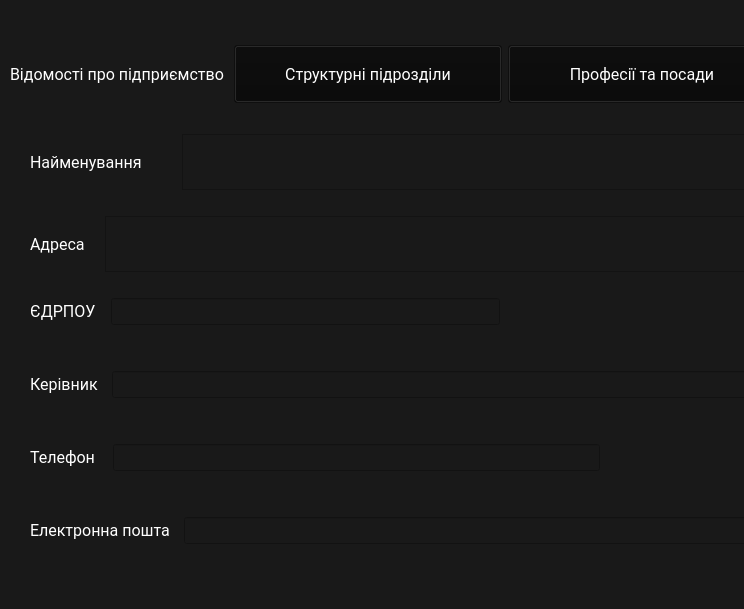
<?xml version="1.0" encoding="UTF-8"?>
<ui version="4.0">
 <class>staff_form</class>
 <widget class="QWidget" name="staff_form">
  <property name="geometry">
   <rect>
    <x>0</x>
    <y>0</y>
    <width>744</width>
    <height>609</height>
   </rect>
  </property>
  <property name="font">
   <font>
    <family>Roboto</family>
    <pointsize>12</pointsize>
   </font>
  </property>
  <property name="windowTitle">
   <string>Form</string>
  </property>
  <property name="styleSheet">
   <string notr="true">background-color: rgba(25, 25, 25, 255);
font-family: Roboto;</string>
  </property>
  <widget class="QWidget" name="layoutWidget">
   <property name="geometry">
    <rect>
     <x>10</x>
     <y>20</y>
     <width>1040</width>
     <height>571</height>
    </rect>
   </property>
   <layout class="QVBoxLayout" name="verticalLayout_2">
    <item>
     <layout class="QHBoxLayout" name="horizontalLayout_6">
      <item>
       <widget class="QLabel" name="lb_company_info_f">
        <property name="font">
         <font>
          <family>Roboto</family>
          <pointsize>12</pointsize>
         </font>
        </property>
        <property name="styleSheet">
         <string notr="true">color:white;</string>
        </property>
        <property name="text">
         <string>Відомості про підприємство</string>
        </property>
       </widget>
      </item>
      <item>
       <widget class="QPushButton" name="btn_structure_f">
        <property name="font">
         <font>
          <family>Roboto</family>
          <pointsize>12</pointsize>
         </font>
        </property>
        <property name="styleSheet">
         <string notr="true">QPushButton {
color: white;
background-color: rgba(9, 9, 9, 100);
text-align:center;
width: 260px;
height: 50px;
}
QPushButton:hover {
background-color: rgba(255,85, 127, 100);
}
QPushButton:pressed {
background-color: rgba(255, 255, 255, 70);
}
</string>
        </property>
        <property name="text">
         <string>Структурні підрозділи</string>
        </property>
       </widget>
      </item>
      <item>
       <widget class="QPushButton" name="btn_profession_f">
        <property name="minimumSize">
         <size>
          <width>0</width>
          <height>0</height>
         </size>
        </property>
        <property name="maximumSize">
         <size>
          <width>16777215</width>
          <height>16777215</height>
         </size>
        </property>
        <property name="font">
         <font>
          <family>Roboto</family>
          <pointsize>12</pointsize>
         </font>
        </property>
        <property name="styleSheet">
         <string notr="true">QPushButton {
color: white;
background-color: rgba(9, 9, 9, 100);
text-align: center;
width: 260px;
height: 50px;
}
QPushButton:hover {
background-color: rgba(255,85, 127, 100);
}
QPushButton:pressed {
background-color: rgba(255, 255, 255, 70);
}
</string>
        </property>
        <property name="text">
         <string>Професії та посади</string>
        </property>
       </widget>
      </item>
      <item>
       <widget class="QPushButton" name="btn_employeis_f_2">
        <property name="styleSheet">
         <string notr="true">QPushButton {
color: white;
background-color: rgba(9, 9, 9, 100);
text-align:center;
width: 260px;
height: 50px;
}
QPushButton:hover {
background-color: rgba(255,85, 127, 100);
}
QPushButton:pressed {
background-color: rgba(255, 255, 255, 70);
}
</string>
        </property>
        <property name="text">
         <string>Працівники</string>
        </property>
       </widget>
      </item>
     </layout>
    </item>
    <item>
     <layout class="QVBoxLayout" name="verticalLayout">
      <item>
       <layout class="QHBoxLayout" name="horizontalLayout_title">
        <property name="spacing">
         <number>40</number>
        </property>
        <property name="leftMargin">
         <number>20</number>
        </property>
        <property name="bottomMargin">
         <number>20</number>
        </property>
        <item>
         <widget class="QLabel" name="lb_company_title_f">
          <property name="font">
           <font>
            <family>Roboto</family>
            <pointsize>12</pointsize>
           </font>
          </property>
          <property name="styleSheet">
           <string notr="true">color:white;</string>
          </property>
          <property name="text">
           <string>Найменування</string>
          </property>
         </widget>
        </item>
        <item>
         <widget class="QPlainTextEdit" name="pl_company_title">
          <property name="minimumSize">
           <size>
            <width>0</width>
            <height>24</height>
           </size>
          </property>
          <property name="maximumSize">
           <size>
            <width>16777215</width>
            <height>56</height>
           </size>
          </property>
          <property name="styleSheet">
           <string notr="true">color: white;</string>
          </property>
         </widget>
        </item>
       </layout>
      </item>
      <item>
       <layout class="QHBoxLayout" name="horizontalLayout_adress">
        <property name="spacing">
         <number>20</number>
        </property>
        <property name="leftMargin">
         <number>20</number>
        </property>
        <item>
         <widget class="QLabel" name="lb_company_adress_f">
          <property name="font">
           <font>
            <family>Roboto</family>
            <pointsize>12</pointsize>
           </font>
          </property>
          <property name="styleSheet">
           <string notr="true">color:white;</string>
          </property>
          <property name="text">
           <string>Адреса</string>
          </property>
         </widget>
        </item>
        <item>
         <widget class="QPlainTextEdit" name="pl_company_adress_f">
          <property name="maximumSize">
           <size>
            <width>16777215</width>
            <height>56</height>
           </size>
          </property>
          <property name="styleSheet">
           <string notr="true">color: white;</string>
          </property>
         </widget>
        </item>
       </layout>
      </item>
      <item>
       <layout class="QHBoxLayout" name="horizontalLayout_num">
        <property name="spacing">
         <number>15</number>
        </property>
        <property name="leftMargin">
         <number>20</number>
        </property>
        <property name="topMargin">
         <number>20</number>
        </property>
        <property name="rightMargin">
         <number>550</number>
        </property>
        <property name="bottomMargin">
         <number>20</number>
        </property>
        <item>
         <widget class="QLabel" name="lb_company_num_f">
          <property name="font">
           <font>
            <family>Roboto</family>
            <pointsize>12</pointsize>
           </font>
          </property>
          <property name="styleSheet">
           <string notr="true">color:white;</string>
          </property>
          <property name="text">
           <string>ЄДРПОУ</string>
          </property>
         </widget>
        </item>
        <item>
         <widget class="QLineEdit" name="ln_company_num_f">
          <property name="styleSheet">
           <string notr="true">color: white;</string>
          </property>
         </widget>
        </item>
       </layout>
      </item>
      <item>
       <layout class="QHBoxLayout" name="horizontalLayout_director">
        <property name="spacing">
         <number>14</number>
        </property>
        <property name="leftMargin">
         <number>20</number>
        </property>
        <property name="topMargin">
         <number>20</number>
        </property>
        <property name="rightMargin">
         <number>150</number>
        </property>
        <property name="bottomMargin">
         <number>20</number>
        </property>
        <item>
         <widget class="QLabel" name="lab_company_director_f">
          <property name="font">
           <font>
            <family>Roboto</family>
            <pointsize>12</pointsize>
           </font>
          </property>
          <property name="styleSheet">
           <string notr="true">color:white;</string>
          </property>
          <property name="text">
           <string>Керівник</string>
          </property>
         </widget>
        </item>
        <item>
         <widget class="QLineEdit" name="ln_company_director_f">
          <property name="styleSheet">
           <string notr="true">color: white;</string>
          </property>
         </widget>
        </item>
       </layout>
      </item>
      <item>
       <layout class="QHBoxLayout" name="horizontalLayout_tel">
        <property name="spacing">
         <number>18</number>
        </property>
        <property name="leftMargin">
         <number>20</number>
        </property>
        <property name="topMargin">
         <number>20</number>
        </property>
        <property name="rightMargin">
         <number>450</number>
        </property>
        <property name="bottomMargin">
         <number>20</number>
        </property>
        <item>
         <widget class="QLabel" name="lb_company_tel_f">
          <property name="font">
           <font>
            <family>Roboto</family>
            <pointsize>12</pointsize>
           </font>
          </property>
          <property name="styleSheet">
           <string notr="true">color:white;</string>
          </property>
          <property name="text">
           <string>Телефон</string>
          </property>
         </widget>
        </item>
        <item>
         <widget class="QLineEdit" name="ln_company_tel_f">
          <property name="styleSheet">
           <string notr="true">color: white;</string>
          </property>
         </widget>
        </item>
       </layout>
      </item>
      <item>
       <layout class="QHBoxLayout" name="horizontalLayout_mail">
        <property name="spacing">
         <number>14</number>
        </property>
        <property name="leftMargin">
         <number>20</number>
        </property>
        <property name="topMargin">
         <number>20</number>
        </property>
        <property name="rightMargin">
         <number>250</number>
        </property>
        <property name="bottomMargin">
         <number>20</number>
        </property>
        <item>
         <widget class="QLabel" name="lb_company_mail_f">
          <property name="font">
           <font>
            <family>Roboto</family>
            <pointsize>12</pointsize>
           </font>
          </property>
          <property name="styleSheet">
           <string notr="true">color:white;</string>
          </property>
          <property name="text">
           <string>Електронна пошта</string>
          </property>
         </widget>
        </item>
        <item>
         <widget class="QLineEdit" name="ln_company_mail_f">
          <property name="styleSheet">
           <string notr="true">color: white;</string>
          </property>
         </widget>
        </item>
       </layout>
      </item>
     </layout>
    </item>
   </layout>
  </widget>
 </widget>
 <resources/>
 <connections/>
</ui>
